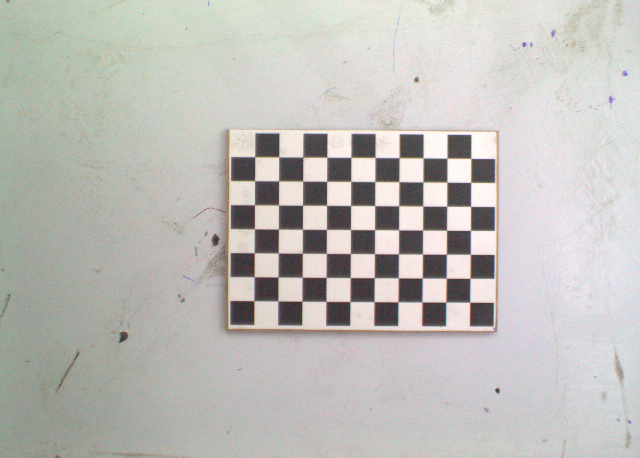
#> input picture WEEK3-Calibration-Camera/Images/image_25.png, 640 x 458 px, found by its file name
$ python measuring_coin.py   (older library calls are emulated)
#> lines starting #> are read from the running program, lines starting #| are printed output that depends on the picture; after the words box and inside, x2 and y2 are one past the last pixel; in counts of white or black regions, pixels touching at a corner belong together
### WEEK3-Calibration-Camera/utils.py
import cv2
import numpy as np
import os

# [103 lines left out: functions resize_image, img_proc, add_information, detect_shape, detect_color, draw_information and 2 more, not called in this run]
def mean(data):
    return sum(data) / len(data)

def stddev(data):
    squared_data = [x*x for x in data]
    return (mean(squared_data) - mean(data)**2)**.5
# [9 lines left out: function pad_dict_list, not called in this run]
def midpoint(ptA, ptB):
	return ((ptA[0] + ptB[0]) * 0.5, (ptA[1] + ptB[1]) * 0.5)

### WEEK3-Calibration-Camera/measuring_coin.py
import os
import cv2
import os.path as osp
from tqdm import tqdm
import json
import numpy as np
from scipy.spatial import distance
from imutils import perspective
from imutils import contours
import imutils
from utils import resize_image, midpoint
import pandas as pd
import statistics
current_dir = os.getcwd()
print("path", current_dir)
# # Path
# path = os.path.join(current_dir, name)
# Folder Name:
name = "Parameters.json"
file_path = current_dir + '/' + "{}".format(name)
# Load parameters
# Opening JSON file
with open(file_path, 'r') as openfile:
#> (reads WEEK3-Calibration-Camera/Parameters.json from the repository)
    parameters = json.load(openfile)
mtx = np.array(parameters['Camera matrix'])
dist = np.array(parameters['Distortion'])

# [8 lines of commented-out code are left out]
CHECKERBOARD = (10,7)
units = 10 #(mm)
if __name__ == "__main__":
    # image_path = current_dir + "\\Single_Camera\\image1.png"
    image_path = current_dir + "\\Images\\image_25.png"
    image = cv2.imread(image_path)
#> image is the input picture: shape (458, 640, 3); mean B, G, R 185.7, 189.7, 191
    # Appling the Calibrated camera
    h,  w = image.shape[:2]
#> h = 458; w = 640
    newcameramtx, roi = cv2.getOptimalNewCameraMatrix(mtx, dist, (w,h), 1, (w,h))
#> roi = (1, 2, 638, 453)
    mapx, mapy = cv2.initUndistortRectifyMap(mtx, dist, None, newcameramtx, (w,h), 5)
    dist_img = cv2.remap(image, mapx, mapy, cv2.INTER_LINEAR)
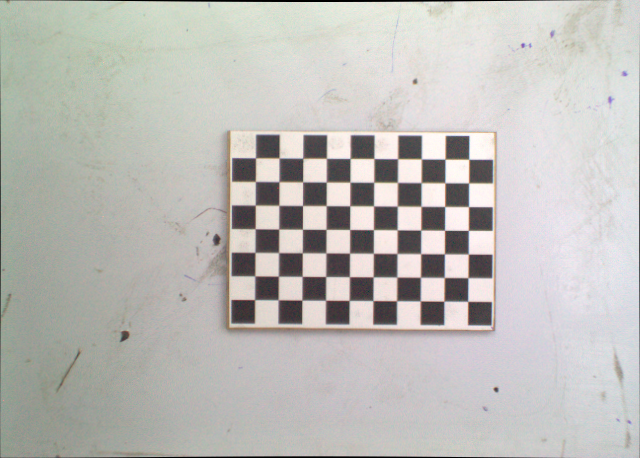
#> dist_img: shape (458, 640, 3); mean B, G, R 184.9, 188.8, 190.1
    tem_img = dist_img
    grayColor = cv2.cvtColor(dist_img,cv2.COLOR_BGR2GRAY)
    gray = cv2.GaussianBlur(grayColor, (7, 7), 0)
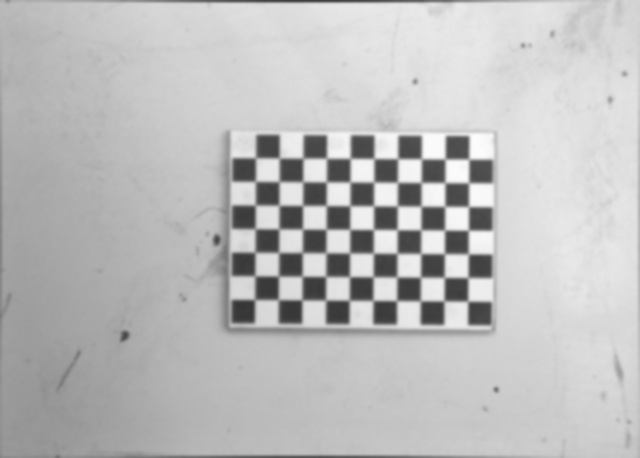
#> gray: shape (458, 640); min 53, max 252, mean 189
    # perform edge detection, then perform a dilation + erosion to
    # close gaps in between object edges
    edged = cv2.Canny(gray, 50, 100)
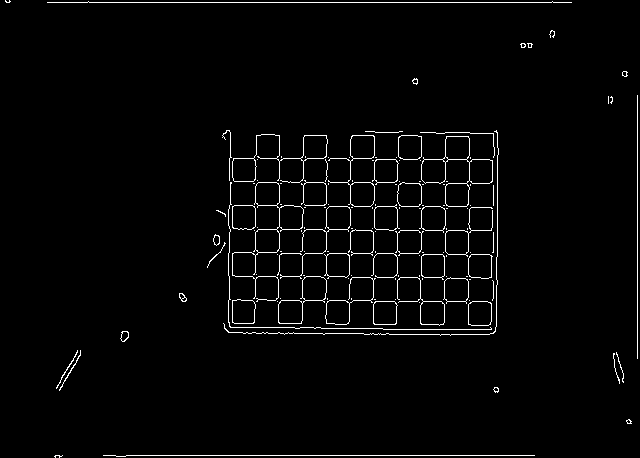
#> edged: shape (458, 640); 2.4% white in thin lines or dots
    edged = cv2.dilate(edged, None, iterations=1)
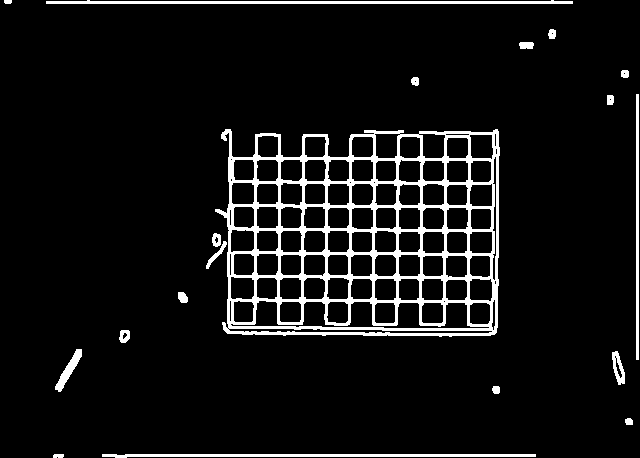
#> edged: shape (458, 640); 7.5% white; 19 white regions, largest, box (x1, y1, x2, y2) and area: (215, 129, 500, 337) 16637, (46, 0, 573, 4) 1587, (102, 454, 536, 458) 1306
    edged = cv2.erode(edged, None, iterations=1)
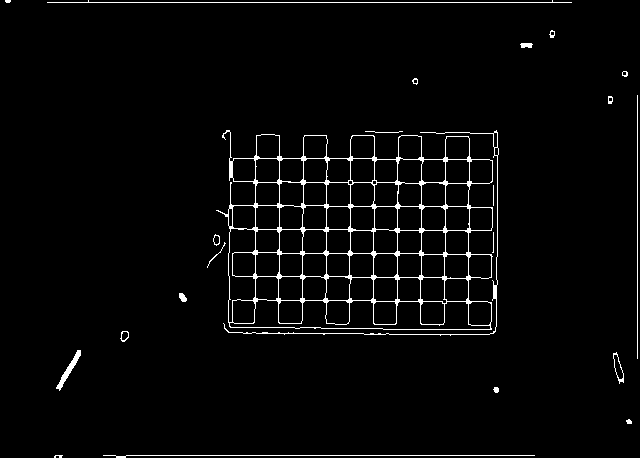
#> edged: shape (458, 640); 2.8% white in thin lines or dots
    # find contours in the edge map
    cnts = cv2.findContours(edged.copy(), cv2.RETR_EXTERNAL,
        cv2.CHAIN_APPROX_SIMPLE)
#> cnts = 23 contours, 11 with area under 20; largest, box (x1, y1, x2, y2) and area: (216, 130, 493, 330) 45064, (56, 350, 81, 391) 184, (223, 130, 499, 336) 166, (613, 352, 624, 384) 154, (120, 331, 129, 342) 62
    cnts = imutils.grab_contours(cnts)
    # sort the contours from left-to-right and initialize the
    # 'pixels per metric' calibration variable
    (cnts, _) = contours.sort_contours(cnts)
    pixelsPerMetric = None
    # loop over the contours individually
    for c in cnts:
        # if the contour is not sufficiently large, ignore it
        if cv2.contourArea(c) < 100:
            continue
        # compute the rotated bounding box of the contour
        orig = image.copy()
        box = cv2.minAreaRect(c)
        box = cv2.cv.BoxPoints(box) if imutils.is_cv2() else cv2.boxPoints(box)
        box = np.array(box, dtype="int")
        # order the points in the contour such that they appear
        # in top-left, top-right, bottom-right, and bottom-left
        # order, then draw the outline of the rotated bounding
        # box
        box = perspective.order_points(box)
        cv2.drawContours(orig, [box.astype("int")], -1, (0, 255, 0), 2)
        # loop over the original points and draw them
        for (x, y) in box:
            cv2.circle(orig, (int(x), int(y)), 5, (0, 0, 255), -1)
            # unpack the ordered bounding box, then compute the midpoint
            # between the top-left and top-right coordinates, followed by
            # the midpoint between bottom-left and bottom-right coordinates
            (tl, tr, br, bl) = box
            (tltrX, tltrY) = midpoint(tl, tr)
            (blbrX, blbrY) = midpoint(bl, br)
            # compute the midpoint between the top-left and top-right points,
            # followed by the midpoint between the top-righ and bottom-right
            (tlblX, tlblY) = midpoint(tl, bl)
            (trbrX, trbrY) = midpoint(tr, br)
            # draw the midpoints on the image
            cv2.circle(orig, (int(tltrX), int(tltrY)), 5, (255, 0, 0), -1)
            cv2.circle(orig, (int(blbrX), int(blbrY)), 5, (255, 0, 0), -1)
            cv2.circle(orig, (int(tlblX), int(tlblY)), 5, (255, 0, 0), -1)
            cv2.circle(orig, (int(trbrX), int(trbrY)), 5, (255, 0, 0), -1)
            # draw lines between the midpoints
            cv2.line(orig, (int(tltrX), int(tltrY)), (int(blbrX), int(blbrY)),
                (255, 0, 255), 2)
            cv2.line(orig, (int(tlblX), int(tlblY)), (int(trbrX), int(trbrY)),
                (255, 0, 255), 2)
            	# compute the Euclidean distance between the midpoints
#> (the run stopped early here; a loop or call above may not have finished)
